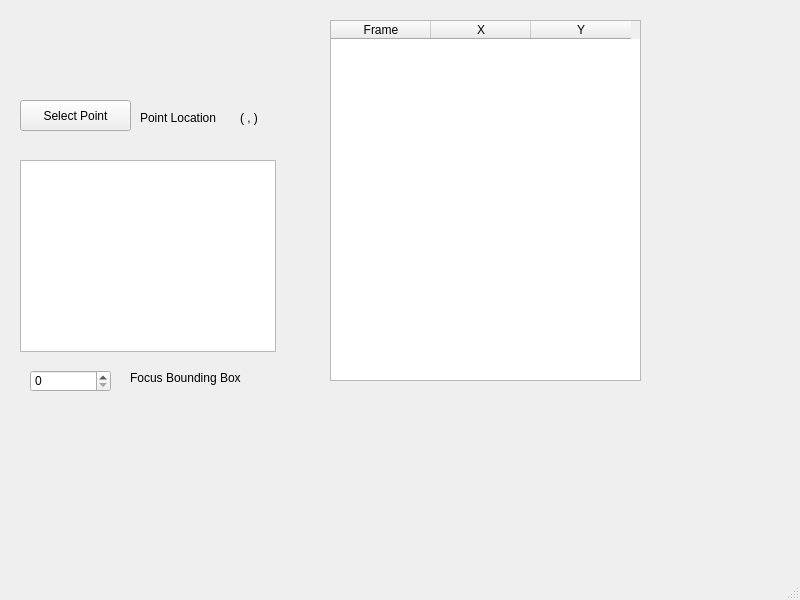
<?xml version="1.0" encoding="UTF-8"?>
<ui version="4.0">
 <class>Tracking_Widget</class>
 <widget class="QMainWindow" name="Tracking_Widget">
  <property name="geometry">
   <rect>
    <x>0</x>
    <y>0</y>
    <width>800</width>
    <height>600</height>
   </rect>
  </property>
  <property name="windowTitle">
   <string>MainWindow</string>
  </property>
  <widget class="QWidget" name="centralwidget">
   <widget class="QPushButton" name="select_point_button">
    <property name="geometry">
     <rect>
      <x>20</x>
      <y>100</y>
      <width>111</width>
      <height>31</height>
     </rect>
    </property>
    <property name="text">
     <string>Select Point</string>
    </property>
   </widget>
   <widget class="QLabel" name="label">
    <property name="geometry">
     <rect>
      <x>140</x>
      <y>110</y>
      <width>91</width>
      <height>16</height>
     </rect>
    </property>
    <property name="text">
     <string>Point Location</string>
    </property>
   </widget>
   <widget class="QLabel" name="location_label">
    <property name="geometry">
     <rect>
      <x>240</x>
      <y>110</y>
      <width>71</width>
      <height>16</height>
     </rect>
    </property>
    <property name="text">
     <string>( , )</string>
    </property>
   </widget>
   <widget class="QGraphicsView" name="graphicsView">
    <property name="geometry">
     <rect>
      <x>20</x>
      <y>160</y>
      <width>256</width>
      <height>192</height>
     </rect>
    </property>
   </widget>
   <widget class="QSpinBox" name="spinBox">
    <property name="geometry">
     <rect>
      <x>30</x>
      <y>370</y>
      <width>81</width>
      <height>22</height>
     </rect>
    </property>
   </widget>
   <widget class="QLabel" name="label_2">
    <property name="geometry">
     <rect>
      <x>130</x>
      <y>370</y>
      <width>151</width>
      <height>16</height>
     </rect>
    </property>
    <property name="text">
     <string>Focus Bounding Box</string>
    </property>
   </widget>
   <widget class="QTableWidget" name="tableWidget">
    <property name="geometry">
     <rect>
      <x>330</x>
      <y>20</y>
      <width>311</width>
      <height>361</height>
     </rect>
    </property>
    <column>
     <property name="text">
      <string>Frame</string>
     </property>
    </column>
    <column>
     <property name="text">
      <string>X</string>
     </property>
    </column>
    <column>
     <property name="text">
      <string>Y</string>
     </property>
    </column>
   </widget>
  </widget>
  <widget class="QMenuBar" name="menubar">
   <property name="geometry">
    <rect>
     <x>0</x>
     <y>0</y>
     <width>800</width>
     <height>22</height>
    </rect>
   </property>
  </widget>
  <widget class="QStatusBar" name="statusbar"/>
 </widget>
 <resources/>
 <connections/>
</ui>
